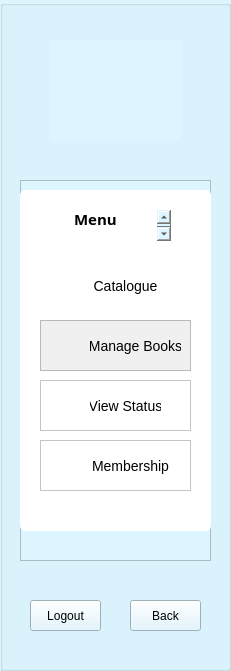
      <widget class="QGroupBox" name="menuPanel_2">
       <property name="geometry">
        <rect>
         <x>0</x>
         <y>0</y>
         <width>231</width>
         <height>671</height>
        </rect>
       </property>
       <property name="styleSheet">
        <string notr="true">background: rgb(220, 245, 255);</string>
       </property>
       <property name="title">
        <string/>
       </property>
       <widget class="QLabel" name="logo_2">
        <property name="geometry">
         <rect>
          <x>50</x>
          <y>40</y>
          <width>131</width>
          <height>101</height>
         </rect>
        </property>
        <property name="text">
         <string/>
        </property>
        <property name="pixmap">
         <pixmap resource="Resources.qrc">:/images/logo.png</pixmap>
        </property>
        <property name="scaledContents">
         <bool>true</bool>
        </property>
       </widget>
       <widget class="QFrame" name="menu_2">
        <property name="geometry">
         <rect>
          <x>20</x>
          <y>180</y>
          <width>191</width>
          <height>381</height>
         </rect>
        </property>
        <property name="frameShape">
         <enum>QFrame::StyledPanel</enum>
        </property>
        <property name="frameShadow">
         <enum>QFrame::Raised</enum>
        </property>
        <widget class="QListWidget" name="listWidget_3">
         <property name="geometry">
          <rect>
           <x>0</x>
           <y>10</y>
           <width>191</width>
           <height>341</height>
          </rect>
         </property>
         <property name="styleSheet">
          <string notr="true">background: white;
border-radius: 5px;</string>
         </property>
         <property name="frameShadow">
          <enum>QFrame::Raised</enum>
         </property>
        </widget>
        <widget class="QPlainTextEdit" name="plainTextEdit_7">
         <property name="geometry">
          <rect>
           <x>50</x>
           <y>30</y>
           <width>101</width>
           <height>31</height>
          </rect>
         </property>
         <property name="styleSheet">
          <string notr="true">font-family: Baloo 2;
font-weight: bold;
background: white;
font-size: 15px;
</string>
         </property>
         <property name="frameShape">
          <enum>QFrame::NoFrame</enum>
         </property>
         <property name="frameShadow">
          <enum>QFrame::Plain</enum>
         </property>
         <property name="plainText">
          <string>Admin Menu</string>
         </property>
         <property name="backgroundVisible">
          <bool>false</bool>
         </property>
        </widget>
        <widget class="QFrame" name="catalogue_2">
         <property name="geometry">
          <rect>
           <x>20</x>
           <y>80</y>
           <width>151</width>
           <height>51</height>
          </rect>
         </property>
         <property name="styleSheet">
          <string notr="true">background: white;
border-radius: 5px;</string>
         </property>
         <property name="frameShape">
          <enum>QFrame::StyledPanel</enum>
         </property>
         <property name="frameShadow">
          <enum>QFrame::Raised</enum>
         </property>
         <widget class="QLabel" name="label_9">
          <property name="geometry">
           <rect>
            <x>10</x>
            <y>10</y>
            <width>31</width>
            <height>31</height>
           </rect>
          </property>
          <property name="text">
           <string/>
          </property>
          <property name="pixmap">
           <pixmap resource="Resources.qrc">:/images/Icons/books.png</pixmap>
          </property>
          <property name="scaledContents">
           <bool>true</bool>
          </property>
         </widget>
         <widget class="QPushButton" name="catalogue_3">
          <property name="geometry">
           <rect>
            <x>50</x>
            <y>10</y>
            <width>71</width>
            <height>31</height>
           </rect>
          </property>
          <property name="styleSheet">
           <string notr="true">QPushButton {
background: transparent;
font-size: 14px;
border: none;
}

QPushButton:hover {
	color: rgb(124, 204, 241);
}</string>
          </property>
          <property name="text">
           <string>Catalogue</string>
          </property>
          <property name="autoDefault">
           <bool>false</bool>
          </property>
         </widget>
        </widget>
        <widget class="QFrame" name="manageBooks_2">
         <property name="geometry">
          <rect>
           <x>20</x>
           <y>140</y>
           <width>151</width>
           <height>51</height>
          </rect>
         </property>
         <property name="styleSheet">
          <string notr="true">background: rgb(240, 240, 240);</string>
         </property>
         <property name="frameShape">
          <enum>QFrame::StyledPanel</enum>
         </property>
         <property name="frameShadow">
          <enum>QFrame::Raised</enum>
         </property>
         <widget class="QLabel" name="label_10">
          <property name="geometry">
           <rect>
            <x>10</x>
            <y>10</y>
            <width>31</width>
            <height>31</height>
           </rect>
          </property>
          <property name="text">
           <string/>
          </property>
          <property name="pixmap">
           <pixmap resource="Resources.qrc">:/images/Icons/book.png</pixmap>
          </property>
          <property name="scaledContents">
           <bool>true</bool>
          </property>
         </widget>
         <widget class="QPushButton" name="manageBooks_3">
          <property name="geometry">
           <rect>
            <x>50</x>
            <y>10</y>
            <width>91</width>
            <height>31</height>
           </rect>
          </property>
          <property name="styleSheet">
           <string notr="true">QPushButton {
background: transparent;
font-size: 14px;
border: none;
}

QPushButton:hover {
	color: rgb(124, 204, 241);
}</string>
          </property>
          <property name="text">
           <string>Manage Books</string>
          </property>
         </widget>
        </widget>
        <widget class="QFrame" name="status_2">
         <property name="geometry">
          <rect>
           <x>20</x>
           <y>200</y>
           <width>151</width>
           <height>51</height>
          </rect>
         </property>
         <property name="styleSheet">
          <string notr="true">background: white;</string>
         </property>
         <property name="frameShape">
          <enum>QFrame::StyledPanel</enum>
         </property>
         <property name="frameShadow">
          <enum>QFrame::Raised</enum>
         </property>
         <widget class="QLabel" name="label_11">
          <property name="geometry">
           <rect>
            <x>10</x>
            <y>10</y>
            <width>31</width>
            <height>31</height>
           </rect>
          </property>
          <property name="text">
           <string/>
          </property>
          <property name="pixmap">
           <pixmap resource="Resources.qrc">:/images/Icons/status.png</pixmap>
          </property>
          <property name="scaledContents">
           <bool>true</bool>
          </property>
         </widget>
         <widget class="QPushButton" name="status_3">
          <property name="geometry">
           <rect>
            <x>50</x>
            <y>10</y>
            <width>71</width>
            <height>31</height>
           </rect>
          </property>
          <property name="styleSheet">
           <string notr="true">QPushButton {
background: transparent;
font-size: 14px;
border: none;
}

QPushButton:hover {
	color: rgb(124, 204, 241);
}</string>
          </property>
          <property name="text">
           <string>View Status</string>
          </property>
         </widget>
        </widget>
        <widget class="QFrame" name="membership_2">
         <property name="geometry">
          <rect>
           <x>20</x>
           <y>260</y>
           <width>151</width>
           <height>51</height>
          </rect>
         </property>
         <property name="styleSheet">
          <string notr="true">background: white;</string>
         </property>
         <property name="frameShape">
          <enum>QFrame::StyledPanel</enum>
         </property>
         <property name="frameShadow">
          <enum>QFrame::Raised</enum>
         </property>
         <widget class="QLabel" name="label_12">
          <property name="geometry">
           <rect>
            <x>10</x>
            <y>10</y>
            <width>31</width>
            <height>31</height>
           </rect>
          </property>
          <property name="text">
           <string/>
          </property>
          <property name="pixmap">
           <pixmap resource="Resources.qrc">:/images/Icons/user.png</pixmap>
          </property>
          <property name="scaledContents">
           <bool>true</bool>
          </property>
         </widget>
         <widget class="QPushButton" name="membership_3">
          <property name="geometry">
           <rect>
            <x>50</x>
            <y>10</y>
            <width>81</width>
            <height>31</height>
           </rect>
          </property>
          <property name="styleSheet">
           <string notr="true">QPushButton {
background: transparent;
font-size: 14px;
border: none;
}

QPushButton:hover {
	color: rgb(124, 204, 241);
}</string>
          </property>
          <property name="text">
           <string>Membership</string>
          </property>
         </widget>
        </widget>
       </widget>
       <widget class="QPushButton" name="pushButton_3">
        <property name="geometry">
         <rect>
          <x>30</x>
          <y>600</y>
          <width>71</width>
          <height>31</height>
         </rect>
        </property>
        <property name="styleSheet">
         <string notr="true">QPushButton:hover {
	color: rgb(106, 146, 255);
}</string>
        </property>
        <property name="text">
         <string>Logout</string>
        </property>
       </widget>
       <widget class="QPushButton" name="back_2">
        <property name="geometry">
         <rect>
          <x>130</x>
          <y>600</y>
          <width>71</width>
          <height>31</height>
         </rect>
        </property>
        <property name="styleSheet">
         <string notr="true">/*QPushButton {
background: white;
}*/

QPushButton:hover {
	color: rgb(106, 146, 255);
}</string>
        </property>
        <property name="text">
         <string>Back</string>
        </property>
        <property name="icon">
         <iconset theme="go-previous">
          <normaloff>.</normaloff>.</iconset>
        </property>
       </widget>
      </widget>
